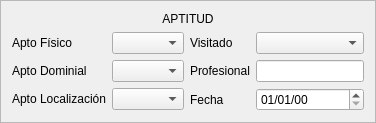
        <widget class="QFrame" name="gridFrame_6">
         <property name="sizePolicy">
          <sizepolicy hsizetype="Expanding" vsizetype="Preferred">
           <horstretch>0</horstretch>
           <verstretch>0</verstretch>
          </sizepolicy>
         </property>
         <property name="frameShape">
          <enum>QFrame::StyledPanel</enum>
         </property>
         <layout class="QGridLayout" name="gridLayout_20">
          <item row="1" column="0">
           <layout class="QGridLayout" name="gridLayout_21">
            <item row="0" column="0">
             <layout class="QFormLayout" name="formLayout_17">
              <item row="0" column="0">
               <widget class="QLabel" name="aptoFSicoLabel_2">
                <property name="text">
                 <string>Apto Físico</string>
                </property>
               </widget>
              </item>
              <item row="0" column="1">
               <widget class="QComboBox" name="apto_fisico"/>
              </item>
              <item row="1" column="0">
               <widget class="QLabel" name="aptoDominialLabel_2">
                <property name="text">
                 <string>Apto Dominial</string>
                </property>
               </widget>
              </item>
              <item row="1" column="1">
               <widget class="QComboBox" name="apto_dominial"/>
              </item>
              <item row="2" column="0">
               <widget class="QLabel" name="aptoLocalizaciNLabel_2">
                <property name="text">
                 <string>Apto Localización</string>
                </property>
               </widget>
              </item>
              <item row="2" column="1">
               <widget class="QComboBox" name="apto_localizacion"/>
              </item>
             </layout>
            </item>
           </layout>
          </item>
          <item row="1" column="1">
           <layout class="QGridLayout" name="gridLayout_22">
            <item row="0" column="0">
             <layout class="QFormLayout" name="formLayout_18">
              <item row="0" column="0">
               <widget class="QLabel" name="visitadoLabel_2">
                <property name="text">
                 <string>Visitado</string>
                </property>
               </widget>
              </item>
              <item row="0" column="1">
               <widget class="QComboBox" name="visita_campo"/>
              </item>
              <item row="1" column="0">
               <widget class="QLabel" name="profesionalLabel_2">
                <property name="text">
                 <string>Profesional</string>
                </property>
               </widget>
              </item>
              <item row="1" column="1">
               <widget class="QLineEdit" name="visita_profesional">
                <property name="sizePolicy">
                 <sizepolicy hsizetype="Minimum" vsizetype="Fixed">
                  <horstretch>0</horstretch>
                  <verstretch>0</verstretch>
                 </sizepolicy>
                </property>
               </widget>
              </item>
              <item row="2" column="0">
               <widget class="QLabel" name="fechaLabel_2">
                <property name="text">
                 <string>Fecha</string>
                </property>
               </widget>
              </item>
              <item row="2" column="1">
               <widget class="QgsDateTimeEdit" name="visita_fecha">
                <property name="displayFormat">
                 <string>dd/MM/yy</string>
                </property>
                <property name="allowNull">
                 <bool>true</bool>
                </property>
               </widget>
              </item>
             </layout>
            </item>
           </layout>
          </item>
          <item row="0" column="0" colspan="2">
           <layout class="QFormLayout" name="formLayout_19">
            <item row="0" column="0" colspan="2">
             <widget class="QLabel" name="adasdLabel_2">
              <property name="text">
               <string>APTITUD</string>
              </property>
              <property name="alignment">
               <set>Qt::AlignCenter</set>
              </property>
             </widget>
            </item>
           </layout>
          </item>
         </layout>
        </widget>
